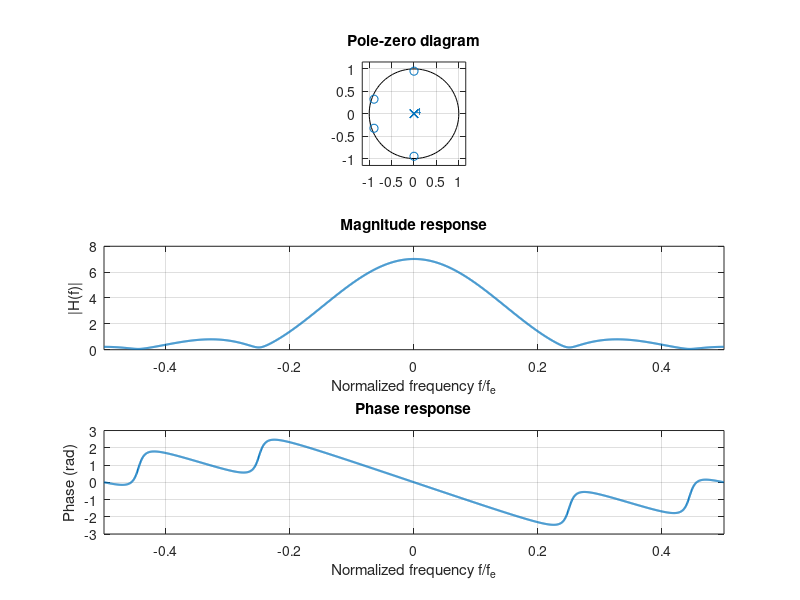

The MATLAB script that drew this image: (Note: this script raises an error after producing the figure.)
close all ; clear all ; clc;

function plot_signal(x, y, n)

    mean_x = mean(x);
    mean_y = mean(y);

    strMeanX = sprintf('mean(x) = %.4f', mean_x);
    strMeanY = sprintf('mean(y) = %.4f', mean_y);


    figure('Name','I/O Signals');
    subplot(3, 1, 1);
    plot(1:1:n, y, 'LineWidth', 1.2, 'DisplayName', 'Output y[n]');
    hold on;
    plot(1:1:n, x, 'LineWidth', 1.2, 'DisplayName', 'Input x[n]');
    xlabel('Sample');
    ylabel('Signal');
    title('Input & Output Signal');
    grid on;
    legend('Location','best');
    xlim([1 n]);
    
    subplot(3, 1, 2);
    plot(1:1:n, x);
    xlabel('Sample');
    ylabel('Signal');
    title('Input Signal');
    legend(strMeanX, 'Location', 'northeast');
    grid on;
    
    
    subplot(3, 1, 3);
    plot(1:1:n, y);
    xlabel('Sample');
    ylabel('Signal');
    title('Output signal');
    legend(strMeanY, 'Location', 'northeast');
    grid on;

    sgtitle('Time-domain signals (I/O)', 'Color', 'k', 'FontSize', 14, 'FontWeight', 'bold');
end

function plot_pole_zero_diagram(b, a, fn, h)
    figure('Name','Pôle/Zero + Transf Func');
    title('Pole/Zero diagram + Transfert function');
    
    subplot(3, 1, 1);
    zplane(b, a);
    title('Pole-zero diagram');
    grid on;
    
    subplot(3, 1, 2);
    plot(fn, abs(h), 'LineWidth', 1.5);
    xlabel('Normalized frequency f/f_e');
    ylabel('|H(f)|');
    title('Magnitude response');
    grid on;
    xlim([-0.5 0.5]);
    
    subplot(3, 1, 3);
    plot(fn, angle(h), 'LineWidth', 1.5);
    xlabel('Normalized frequency f/f_e');
    ylabel('Phase (rad)');
    title('Phase response');
    grid on;
    xlim([-0.5 0.5]);

    sgtitle('Pole-Zero diagram + Transfer function', 'Color', 'k', 'FontSize', 14, 'FontWeight', 'bold');
end


function plot_signal_properties(u, fn, N, sigName)
    U = fftshift(fft(u));
    periodo = (abs(U).^2) / N; 
    mean_perio = mean(periodo);
    R_uu = xcorr(u, 'biased');
    lags = -(N-1):(N-1);

    strMeanPerio = sprintf('mean(|%s|^2/N) = %.4f', upper(sigName), mean_perio);

    figure('Name', sprintf('%s Properties', sigName));
    
    subplot(3, 1, 1);
    plot(fn, abs(U));
    ylabel(sprintf('|%s(f)|', upper(sigName)));
    xlabel('Normalized frequency f/f_e');
    xlim([-0.5 0.5]);
    title(sprintf('Amplitude spectrum of %s', sigName));
    grid on;

    subplot(3, 1, 2);
    plot(fn, 10*log10(periodo));
    ylabel(sprintf('|%s(f)|^2 / N  (dB)', upper(sigName)));
    xlabel('Normalized frequency f/f_e');
    title(sprintf('Power spectral density estimation of %s', sigName));
    xlim([-0.5 0.5]);
    legend(strMeanPerio, 'Location', 'northeast');
    
    subplot(3, 1, 3);
    plot(lags, R_uu);
    ylabel(sprintf('R_{%s %s}', sigName, sigName));
    xlabel('Lag \tau');
    xlim([-500 500]);
    grid on;
    title(sprintf('Autocorrelation of %s', sigName));
    
    sgtitle(sprintf('Statistical properties of %s', sigName), 'Color', 'k', 'FontSize', 14, 'FontWeight', 'bold');
end



% 2.2.a
N = 2000;
R = 0.95;
f1_rej = 1/4; % Normalized
f2_rej = 4/9;

omega1 = 2*pi*f1_rej;
omega2 = 2*pi*f2_rej;

z1 = R * exp(1i*omega1);
z2 = R * exp(-1i*omega2);

fn = -1/2 : 1/N : 1/2 - 1/N;

%b = [1, -2*real(z1)-2*real(z2), abs(z1)^2 + abs(z2)^2 + 4*real(z1)*real(z2), -2*real(z1)*abs(z2)^2 -2*real(z2)*abs(z1)^2, abs(z1)^2*abs(z2)^2];
%a = 1;

b = poly([z1 conj(z1) z2 conj(z2)]);
a = 1;

h = freqz(b, a, 2*pi*fn);

u = randn(1, N);
x = filter(b, a, u);

plot_pole_zero_diagram(b, a, fn, h);
exportgraphics(gcf, './Figures/All_zero_diagram.png', 'BackgroundColor', 'white');


plot_signal_properties(u, fn, N, 'u');
exportgraphics(gcf, './Figures/zero_u_prop.png', 'BackgroundColor', 'white');


plot_signal_properties(x, fn, N, 'x');
exportgraphics(gcf, './Figures/zero_x_prop.png', 'BackgroundColor', 'white');


plot_signal(u, x, N);
exportgraphics(gcf, './Figures/All_zero_Inp_Out.png', 'BackgroundColor', 'white');

% 2.2.b
N = 2000;
R = 0.99;
f1_res = 1/3; % Normalized
f2_res = 3/7;

omega1 = 2*pi*f1_res;
omega2 = 2*pi*f2_res;

p1 = R * exp(1i*omega1);
p2 = R * exp(-1i*omega2);

fn = -1/2 : 1/N : 1/2 - 1/N;

b = 1;
a = poly([p1 conj(p1) p2 conj(p2)]);

h = freqz(b, a, 2*pi*fn);

u = randn(1, N);
x = filter(b, a, u);

plot_pole_zero_diagram(b, a, fn, h);
exportgraphics(gcf, './Figures/All_pole_diagram.png', 'BackgroundColor', 'white');

plot_signal_properties(u, fn, N, 'u');
exportgraphics(gcf, './Figures/pole_u_prop.png', 'BackgroundColor', 'white');

plot_signal_properties(x, fn, N, 'x');
exportgraphics(gcf, './Figures/pole_x_prop.png', 'BackgroundColor', 'white');

plot_signal(u, x, N);
exportgraphics(gcf, './Figures/All_pole_Inp_Out.png', 'BackgroundColor', 'white');
